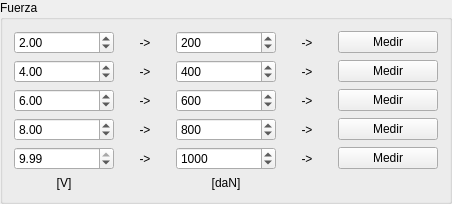
               <widget class="QGroupBox" name="groupBox_5">
                <property name="title">
                 <string>Fuerza</string>
                </property>
                <layout class="QGridLayout" name="gridLayout_8">
                 <item row="0" column="4">
                  <widget class="QPushButton" name="btn_400">
                   <property name="minimumSize">
                    <size>
                     <width>100</width>
                     <height>0</height>
                    </size>
                   </property>
                   <property name="maximumSize">
                    <size>
                     <width>100</width>
                     <height>16777215</height>
                    </size>
                   </property>
                   <property name="text">
                    <string>Medir</string>
                   </property>
                  </widget>
                 </item>
                 <item row="3" column="4">
                  <widget class="QPushButton" name="btn_403">
                   <property name="minimumSize">
                    <size>
                     <width>100</width>
                     <height>0</height>
                    </size>
                   </property>
                   <property name="maximumSize">
                    <size>
                     <width>100</width>
                     <height>16777215</height>
                    </size>
                   </property>
                   <property name="text">
                    <string>Medir</string>
                   </property>
                  </widget>
                 </item>
                 <item row="4" column="4">
                  <widget class="QPushButton" name="btn_404">
                   <property name="minimumSize">
                    <size>
                     <width>100</width>
                     <height>0</height>
                    </size>
                   </property>
                   <property name="maximumSize">
                    <size>
                     <width>100</width>
                     <height>16777215</height>
                    </size>
                   </property>
                   <property name="text">
                    <string>Medir</string>
                   </property>
                  </widget>
                 </item>
                 <item row="1" column="2">
                  <widget class="QSpinBox" name="caja_411">
                   <property name="minimumSize">
                    <size>
                     <width>100</width>
                     <height>0</height>
                    </size>
                   </property>
                   <property name="maximumSize">
                    <size>
                     <width>100</width>
                     <height>16777215</height>
                    </size>
                   </property>
                   <property name="maximum">
                    <number>9999</number>
                   </property>
                   <property name="value">
                    <number>400</number>
                   </property>
                  </widget>
                 </item>
                 <item row="1" column="4">
                  <widget class="QPushButton" name="btn_401">
                   <property name="minimumSize">
                    <size>
                     <width>100</width>
                     <height>0</height>
                    </size>
                   </property>
                   <property name="maximumSize">
                    <size>
                     <width>100</width>
                     <height>16777215</height>
                    </size>
                   </property>
                   <property name="text">
                    <string>Medir</string>
                   </property>
                  </widget>
                 </item>
                 <item row="2" column="4">
                  <widget class="QPushButton" name="btn_402">
                   <property name="minimumSize">
                    <size>
                     <width>100</width>
                     <height>0</height>
                    </size>
                   </property>
                   <property name="maximumSize">
                    <size>
                     <width>100</width>
                     <height>16777215</height>
                    </size>
                   </property>
                   <property name="text">
                    <string>Medir</string>
                   </property>
                  </widget>
                 </item>
                 <item row="0" column="3">
                  <widget class="QLabel" name="label_72">
                   <property name="minimumSize">
                    <size>
                     <width>50</width>
                     <height>0</height>
                    </size>
                   </property>
                   <property name="maximumSize">
                    <size>
                     <width>50</width>
                     <height>16777215</height>
                    </size>
                   </property>
                   <property name="text">
                    <string>-&gt;</string>
                   </property>
                   <property name="alignment">
                    <set>Qt::AlignCenter</set>
                   </property>
                  </widget>
                 </item>
                 <item row="3" column="2">
                  <widget class="QSpinBox" name="caja_413">
                   <property name="minimumSize">
                    <size>
                     <width>100</width>
                     <height>0</height>
                    </size>
                   </property>
                   <property name="maximumSize">
                    <size>
                     <width>100</width>
                     <height>16777215</height>
                    </size>
                   </property>
                   <property name="maximum">
                    <number>9999</number>
                   </property>
                   <property name="value">
                    <number>800</number>
                   </property>
                  </widget>
                 </item>
                 <item row="4" column="2">
                  <widget class="QSpinBox" name="caja_414">
                   <property name="minimumSize">
                    <size>
                     <width>100</width>
                     <height>0</height>
                    </size>
                   </property>
                   <property name="maximumSize">
                    <size>
                     <width>100</width>
                     <height>16777215</height>
                    </size>
                   </property>
                   <property name="maximum">
                    <number>9999</number>
                   </property>
                   <property name="value">
                    <number>1000</number>
                   </property>
                  </widget>
                 </item>
                 <item row="2" column="2">
                  <widget class="QSpinBox" name="caja_412">
                   <property name="minimumSize">
                    <size>
                     <width>100</width>
                     <height>0</height>
                    </size>
                   </property>
                   <property name="maximumSize">
                    <size>
                     <width>100</width>
                     <height>16777215</height>
                    </size>
                   </property>
                   <property name="maximum">
                    <number>9999</number>
                   </property>
                   <property name="value">
                    <number>600</number>
                   </property>
                  </widget>
                 </item>
                 <item row="0" column="1">
                  <widget class="QLabel" name="label_67">
                   <property name="minimumSize">
                    <size>
                     <width>50</width>
                     <height>0</height>
                    </size>
                   </property>
                   <property name="maximumSize">
                    <size>
                     <width>50</width>
                     <height>16777215</height>
                    </size>
                   </property>
                   <property name="text">
                    <string>-&gt;</string>
                   </property>
                   <property name="alignment">
                    <set>Qt::AlignCenter</set>
                   </property>
                  </widget>
                 </item>
                 <item row="0" column="2">
                  <widget class="QSpinBox" name="caja_410">
                   <property name="minimumSize">
                    <size>
                     <width>100</width>
                     <height>0</height>
                    </size>
                   </property>
                   <property name="maximumSize">
                    <size>
                     <width>100</width>
                     <height>16777215</height>
                    </size>
                   </property>
                   <property name="maximum">
                    <number>9999</number>
                   </property>
                   <property name="value">
                    <number>200</number>
                   </property>
                  </widget>
                 </item>
                 <item row="3" column="3">
                  <widget class="QLabel" name="label_75">
                   <property name="minimumSize">
                    <size>
                     <width>50</width>
                     <height>0</height>
                    </size>
                   </property>
                   <property name="maximumSize">
                    <size>
                     <width>50</width>
                     <height>16777215</height>
                    </size>
                   </property>
                   <property name="text">
                    <string>-&gt;</string>
                   </property>
                   <property name="alignment">
                    <set>Qt::AlignCenter</set>
                   </property>
                  </widget>
                 </item>
                 <item row="1" column="0">
                  <widget class="QDoubleSpinBox" name="caja_406">
                   <property name="minimumSize">
                    <size>
                     <width>100</width>
                     <height>0</height>
                    </size>
                   </property>
                   <property name="maximumSize">
                    <size>
                     <width>100</width>
                     <height>16777215</height>
                    </size>
                   </property>
                   <property name="maximum">
                    <double>9.990000000000000</double>
                   </property>
                   <property name="value">
                    <double>4.000000000000000</double>
                   </property>
                  </widget>
                 </item>
                 <item row="4" column="0">
                  <widget class="QDoubleSpinBox" name="caja_409">
                   <property name="minimumSize">
                    <size>
                     <width>100</width>
                     <height>0</height>
                    </size>
                   </property>
                   <property name="maximumSize">
                    <size>
                     <width>100</width>
                     <height>16777215</height>
                    </size>
                   </property>
                   <property name="maximum">
                    <double>9.990000000000000</double>
                   </property>
                   <property name="value">
                    <double>9.990000000000000</double>
                   </property>
                  </widget>
                 </item>
                 <item row="4" column="3">
                  <widget class="QLabel" name="label_76">
                   <property name="minimumSize">
                    <size>
                     <width>50</width>
                     <height>0</height>
                    </size>
                   </property>
                   <property name="maximumSize">
                    <size>
                     <width>50</width>
                     <height>16777215</height>
                    </size>
                   </property>
                   <property name="text">
                    <string>-&gt;</string>
                   </property>
                   <property name="alignment">
                    <set>Qt::AlignCenter</set>
                   </property>
                  </widget>
                 </item>
                 <item row="0" column="0">
                  <widget class="QDoubleSpinBox" name="caja_405">
                   <property name="minimumSize">
                    <size>
                     <width>100</width>
                     <height>0</height>
                    </size>
                   </property>
                   <property name="maximumSize">
                    <size>
                     <width>100</width>
                     <height>16777215</height>
                    </size>
                   </property>
                   <property name="maximum">
                    <double>9.990000000000000</double>
                   </property>
                   <property name="value">
                    <double>2.000000000000000</double>
                   </property>
                  </widget>
                 </item>
                 <item row="2" column="0">
                  <widget class="QDoubleSpinBox" name="caja_407">
                   <property name="minimumSize">
                    <size>
                     <width>100</width>
                     <height>0</height>
                    </size>
                   </property>
                   <property name="maximumSize">
                    <size>
                     <width>100</width>
                     <height>16777215</height>
                    </size>
                   </property>
                   <property name="maximum">
                    <double>9.990000000000000</double>
                   </property>
                   <property name="value">
                    <double>6.000000000000000</double>
                   </property>
                  </widget>
                 </item>
                 <item row="4" column="1">
                  <widget class="QLabel" name="label_71">
                   <property name="minimumSize">
                    <size>
                     <width>50</width>
                     <height>0</height>
                    </size>
                   </property>
                   <property name="maximumSize">
                    <size>
                     <width>50</width>
                     <height>16777215</height>
                    </size>
                   </property>
                   <property name="text">
                    <string>-&gt;</string>
                   </property>
                   <property name="alignment">
                    <set>Qt::AlignCenter</set>
                   </property>
                  </widget>
                 </item>
                 <item row="1" column="1">
                  <widget class="QLabel" name="label_68">
                   <property name="minimumSize">
                    <size>
                     <width>50</width>
                     <height>0</height>
                    </size>
                   </property>
                   <property name="maximumSize">
                    <size>
                     <width>50</width>
                     <height>16777215</height>
                    </size>
                   </property>
                   <property name="text">
                    <string>-&gt;</string>
                   </property>
                   <property name="alignment">
                    <set>Qt::AlignCenter</set>
                   </property>
                  </widget>
                 </item>
                 <item row="3" column="0">
                  <widget class="QDoubleSpinBox" name="caja_408">
                   <property name="minimumSize">
                    <size>
                     <width>100</width>
                     <height>0</height>
                    </size>
                   </property>
                   <property name="maximumSize">
                    <size>
                     <width>100</width>
                     <height>16777215</height>
                    </size>
                   </property>
                   <property name="maximum">
                    <double>9.990000000000000</double>
                   </property>
                   <property name="value">
                    <double>8.000000000000000</double>
                   </property>
                  </widget>
                 </item>
                 <item row="2" column="1">
                  <widget class="QLabel" name="label_69">
                   <property name="minimumSize">
                    <size>
                     <width>50</width>
                     <height>0</height>
                    </size>
                   </property>
                   <property name="maximumSize">
                    <size>
                     <width>50</width>
                     <height>16777215</height>
                    </size>
                   </property>
                   <property name="text">
                    <string>-&gt;</string>
                   </property>
                   <property name="alignment">
                    <set>Qt::AlignCenter</set>
                   </property>
                  </widget>
                 </item>
                 <item row="3" column="1">
                  <widget class="QLabel" name="label_70">
                   <property name="minimumSize">
                    <size>
                     <width>50</width>
                     <height>0</height>
                    </size>
                   </property>
                   <property name="maximumSize">
                    <size>
                     <width>50</width>
                     <height>16777215</height>
                    </size>
                   </property>
                   <property name="text">
                    <string>-&gt;</string>
                   </property>
                   <property name="alignment">
                    <set>Qt::AlignCenter</set>
                   </property>
                  </widget>
                 </item>
                 <item row="1" column="3">
                  <widget class="QLabel" name="label_73">
                   <property name="minimumSize">
                    <size>
                     <width>50</width>
                     <height>0</height>
                    </size>
                   </property>
                   <property name="maximumSize">
                    <size>
                     <width>50</width>
                     <height>16777215</height>
                    </size>
                   </property>
                   <property name="text">
                    <string>-&gt;</string>
                   </property>
                   <property name="alignment">
                    <set>Qt::AlignCenter</set>
                   </property>
                  </widget>
                 </item>
                 <item row="2" column="3">
                  <widget class="QLabel" name="label_74">
                   <property name="minimumSize">
                    <size>
                     <width>50</width>
                     <height>0</height>
                    </size>
                   </property>
                   <property name="maximumSize">
                    <size>
                     <width>50</width>
                     <height>16777215</height>
                    </size>
                   </property>
                   <property name="text">
                    <string>-&gt;</string>
                   </property>
                   <property name="alignment">
                    <set>Qt::AlignCenter</set>
                   </property>
                  </widget>
                 </item>
                 <item row="5" column="0">
                  <widget class="QLabel" name="lbl_410">
                   <property name="text">
                    <string>[V]</string>
                   </property>
                   <property name="alignment">
                    <set>Qt::AlignCenter</set>
                   </property>
                  </widget>
                 </item>
                 <item row="5" column="2">
                  <widget class="QLabel" name="lbl_411">
                   <property name="text">
                    <string>[daN]</string>
                   </property>
                   <property name="alignment">
                    <set>Qt::AlignCenter</set>
                   </property>
                  </widget>
                 </item>
                </layout>
               </widget>
